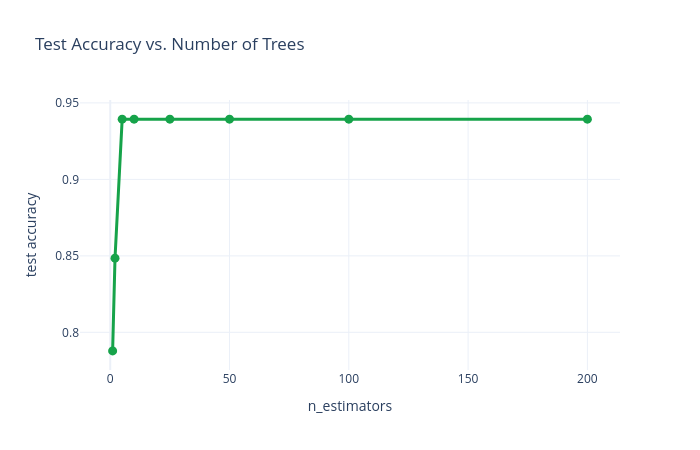

Write notebook code for a chart like this one.
### Markdown cell above
<details>
<summary>Show code</summary>

```python
tree_counts = [1, 2, 5, 10, 25, 50, 100, 200]
sweep_accuracies = []
for n in tree_counts:
    sweep_model = RandomForestClassifier(n_estimators=n, random_state=0)
    sweep_model.fit(X_train, y_train)
    sweep_accuracies.append(sweep_model.score(X_test, y_test))

sweep_figure = go.Figure()
sweep_figure.add_trace(
    go.Scatter(x=tree_counts, y=sweep_accuracies, mode="lines+markers",
               line=dict(color="#16a34a", width=3), marker=dict(size=9))
)
sweep_figure.update_layout(
    title="Test Accuracy vs. Number of Trees",
    xaxis_title="n_estimators", yaxis_title="test accuracy",
    template="plotly_white", width=700, height=450,
)
sweep_figure.show()
```

</details>

### Code cell
tree_counts = [1, 2, 5, 10, 25, 50, 100, 200]
sweep_accuracies = []
for n in tree_counts:
    sweep_model = RandomForestClassifier(n_estimators=n, random_state=0)
    sweep_model.fit(X_train, y_train)
    sweep_accuracies.append(sweep_model.score(X_test, y_test))

sweep_figure = go.Figure()
sweep_figure.add_trace(
    go.Scatter(x=tree_counts, y=sweep_accuracies, mode="lines+markers",
               line=dict(color="#16a34a", width=3), marker=dict(size=9))
)
sweep_figure.update_layout(
    title="Test Accuracy vs. Number of Trees",
    xaxis_title="n_estimators", yaxis_title="test accuracy",
    template="plotly_white", width=700, height=450,
)
sweep_figure.show()

### Figure 1 — Plotly figure (JSON) as saved in the notebook; plotly's stock layout.template omitted (floating-point values rounded to 4 significant figures)
{"data": [{"line": {"color": "#16a34a", "width": 3}, "marker": {"size": 9}, "mode": "lines+markers", "type": "scatter", "x": [1, 2, 5, 10, 25, 50, 100, 200], "y": [0.7879, 0.8485, 0.9394, 0.9394, 0.9394, 0.9394, 0.9394, 0.9394]}], "layout": {"height": 450, "title": {"text": "Test Accuracy vs. Number of Trees"}, "width": 700, "xaxis": {"title": {"text": "n_estimators"}}, "yaxis": {"title": {"text": "test accuracy"}}}}
